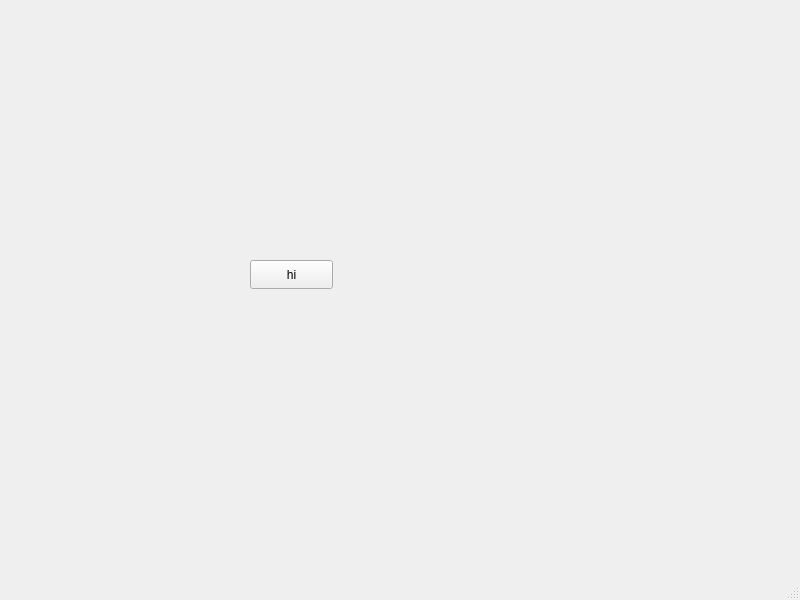
<?xml version="1.0" encoding="UTF-8"?>
<ui version="4.0">
 <class>MainWindow</class>
 <widget class="QMainWindow" name="MainWindow">
  <property name="geometry">
   <rect>
    <x>0</x>
    <y>0</y>
    <width>800</width>
    <height>600</height>
   </rect>
  </property>
  <property name="windowTitle">
   <string>MainWindow</string>
  </property>
  <widget class="QWidget" name="centralwidget">
   <widget class="QPushButton" name="pushButton">
    <property name="geometry">
     <rect>
      <x>250</x>
      <y>260</y>
      <width>83</width>
      <height>29</height>
     </rect>
    </property>
    <property name="text">
     <string>hi</string>
    </property>
   </widget>
  </widget>
  <widget class="QMenuBar" name="menubar">
   <property name="geometry">
    <rect>
     <x>0</x>
     <y>0</y>
     <width>800</width>
     <height>25</height>
    </rect>
   </property>
  </widget>
  <widget class="QStatusBar" name="statusbar"/>
 </widget>
 <resources/>
 <connections/>
</ui>
